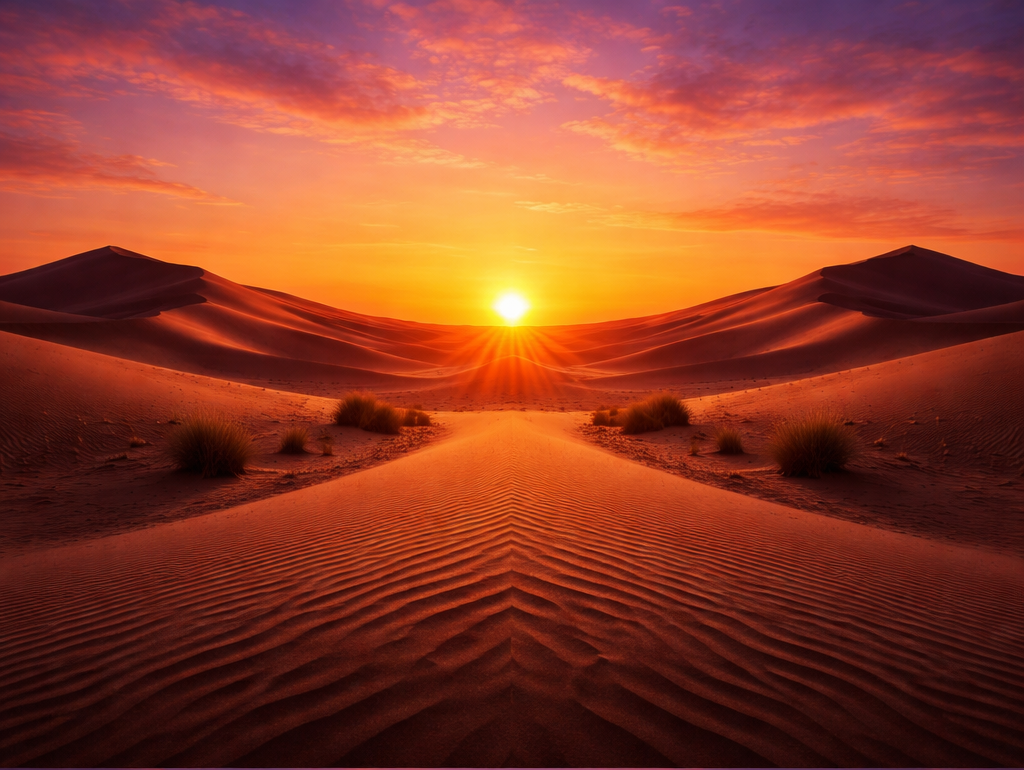
#> input picture Multiresolution Blending/desert.png, 1024 x 770 px; its folder holds 5 pictures in this run
$ python p4_new.py
#> lines starting #> are read from the running program, lines starting #| are printed output that depends on the picture; after the words box and inside, x2 and y2 are one past the last pixel; in counts of white or black regions, pixels touching at a corner belong together
# p4_new.py
import os
import math
import cv2
import numpy as np

# ------------------------------------------------------------
# Always run relative to this script's directory (P4 folder)
# ------------------------------------------------------------
SCRIPT_DIR = os.path.dirname(os.path.abspath(__file__))
os.chdir(SCRIPT_DIR)

print("Script directory (P4):", SCRIPT_DIR)
print("Working directory set to:", os.getcwd())
print("Files here:", os.listdir("."))

# ------------------------------------------------------------
# Helper: load image with optional extensions
# ------------------------------------------------------------
def imread_flexible(stem_or_name: str):
    """
    Try reading:
      - exact name
      - name + .png / .jpg / .jpeg
    Returns BGR uint8 or None.
    """
    candidates = [
        stem_or_name,
        stem_or_name + ".png",
        stem_or_name + ".jpg",
        stem_or_name + ".jpeg",
    ]
    for c in candidates:
        img = cv2.imread(c, cv2.IMREAD_COLOR)
        if img is not None:
            return img, c
    return None, None

def to_float01(img_bgr_uint8: np.ndarray) -> np.ndarray:
    return img_bgr_uint8.astype(np.float32) / 255.0

def to_uint8(img_float01: np.ndarray) -> np.ndarray:
    img = np.clip(img_float01, 0.0, 1.0)
    return (img * 255.0).astype(np.uint8)

def ensure_same_size(img1: np.ndarray, img2: np.ndarray) -> tuple[np.ndarray, np.ndarray]:
    h1, w1 = img1.shape[:2]
    h2, w2 = img2.shape[:2]
    if (h1, w1) != (h2, w2):
        img2 = cv2.resize(img2, (w1, h1), interpolation=cv2.INTER_AREA)
    return img1, img2

def make_lr_mask(h: int, w: int) -> np.ndarray:
    """
    Binary mask:
      left half = 0, right half = 1
    Shape: (h,w,1) float32
    """
    M = np.zeros((h, w), dtype=np.float32)
    M[:, w // 2 :] = 1.0
    return M[..., None]

def mse(a: np.ndarray, b: np.ndarray) -> float:
    return float(np.mean((a - b) ** 2))

def psnr(a: np.ndarray, b: np.ndarray) -> float:
    m = mse(a, b)
    if m <= 1e-12:
        return float("inf")
    return float(10.0 * math.log10(1.0 / m))

# ------------------------------------------------------------
# B) Gaussian / Laplacian pyramids + reconstruction
# ------------------------------------------------------------
def gaussian_pyramid(img: np.ndarray, levels: int) -> list[np.ndarray]:
    G = [img]
    for _ in range(levels):
        img = cv2.pyrDown(img)
        G.append(img)
    return G

def laplacian_pyramid(img: np.ndarray, levels: int) -> list[np.ndarray]:
    """
    Laplacian pyramid: [L0, L1, ..., L_{levels-1}, residual]
    length = levels + 1
    """
    G = gaussian_pyramid(img, levels)
    L = []
    for i in range(levels):
        up = cv2.pyrUp(G[i + 1], dstsize=(G[i].shape[1], G[i].shape[0]))
        L.append(G[i] - up)
    L.append(G[-1])  # residual
    return L

def collapse_laplacian_pyramid(L: list[np.ndarray]) -> np.ndarray:
    img = L[-1]
    for i in range(len(L) - 2, -1, -1):
        img = cv2.pyrUp(img, dstsize=(L[i].shape[1], L[i].shape[0]))
        img = img + L[i]
    return img

def max_pyramid_levels(h: int, w: int, cap: int = 6) -> int:
    """
    Choose a safe number of pyramid levels for this image size.
    """
    levels = 0
    mh, mw = h, w
    while levels < cap and mh >= 4 and mw >= 4:
        mh //= 2
        mw //= 2
        levels += 1
    return max(levels, 1)

# ------------------------------------------------------------
# C/D/E/F) Blending
# ------------------------------------------------------------
def direct_blend(I1: np.ndarray, I2: np.ndarray, M3: np.ndarray) -> np.ndarray:
    return (1.0 - M3) * I1 + M3 * I2

def alpha_blend(I1: np.ndarray, I2: np.ndarray, M1: np.ndarray, sigma: float = 10.0) -> np.ndarray:
    """
    Feathering: blur mask then blend.
    M1 is (h,w,1) float
    """
    M2 = M1[..., 0]
    k = int(max(3, 6 * sigma + 1))
    if k % 2 == 0:
        k += 1
    Mb = cv2.GaussianBlur(M2, (k, k), sigmaX=sigma, sigmaY=sigma)
    Mb = Mb[..., None].astype(np.float32)
    Mb3 = np.repeat(Mb, 3, axis=2)
    return (1.0 - Mb3) * I1 + Mb3 * I2

def multiblend(I1: np.ndarray, I2: np.ndarray, M1: np.ndarray, levels: int) -> np.ndarray:
    """
    Multiresolution blending:
      - Gaussian pyramid of mask
      - Laplacian pyramids of images
      - Blend each level, collapse
    """
    L1 = laplacian_pyramid(I1, levels)
    L2 = laplacian_pyramid(I2, levels)
    GM = gaussian_pyramid(M1, levels)  # mask pyramid

    LS = []
    for k in range(levels + 1):
        Mk = GM[k]

        # --- FIX: ensure mask is always (h,w,1) ---
        if Mk.ndim == 2:
            Mk = Mk[..., None]
        elif Mk.ndim == 3 and Mk.shape[2] != 1:
            Mk = Mk[:, :, :1]

        # Ensure mask matches Laplacian size
        if Mk.shape[:2] != L1[k].shape[:2]:
            Mk = cv2.resize(Mk, (L1[k].shape[1], L1[k].shape[0]), interpolation=cv2.INTER_LINEAR)
            if Mk.ndim == 2:
                Mk = Mk[..., None]

        Mk3 = np.repeat(Mk, 3, axis=2)
        LS.append((1.0 - Mk3) * L1[k] + Mk3 * L2[k])

    return collapse_laplacian_pyramid(LS)


# ------------------------------------------------------------
# Run a pair and save outputs
# ------------------------------------------------------------
def run_pair(name: str, file1: str, file2: str, outdir: str, alpha_sigma: float = 10.0, cap_levels: int = 6):
    I1_u8, used1 = imread_flexible(file1)
    I2_u8, used2 = imread_flexible(file2)

    if I1_u8 is None or I2_u8 is None:
        raise FileNotFoundError(
            f"Could not read images for '{name}'.\n"
            f"Tried '{file1}' and '{file2}' with .png/.jpg/.jpeg in:\n{SCRIPT_DIR}"
        )

    print(f"\n[{name}] loaded: {used1} and {used2}")

    I1 = to_float01(I1_u8)
    I2 = to_float01(I2_u8)
    I1, I2 = ensure_same_size(I1, I2)

    h, w = I1.shape[:2]
    levels = max_pyramid_levels(h, w, cap=cap_levels)

    # (B) Verify reconstruction for both images
    for tag, img in [("img1", I1), ("img2", I2)]:
        L = laplacian_pyramid(img, levels)
        recon = collapse_laplacian_pyramid(L)
        m = mse(img, recon)
        p = psnr(img, recon)
        mx = float(np.max(np.abs(img - recon)))
        print(f"[{name}] recon {tag}: levels={levels}  MSE={m:.8e}  PSNR={p:.2f} dB  max|err|={mx:.8e}")

    # (C) mask
    M1 = make_lr_mask(h, w)                 # (h,w,1)
    M3 = np.repeat(M1, 3, axis=2)           # (h,w,3)

    # (D) direct
    direct = direct_blend(I1, I2, M3)

    # (E) alpha
    alpha = alpha_blend(I1, I2, M1, sigma=alpha_sigma)

    # (F) multires
    blended = multiblend(I1, I2, M1, levels=levels)

    # Save
    os.makedirs(outdir, exist_ok=True)
    cv2.imwrite(os.path.join(outdir, f"{name}_mask.png"), to_uint8(M3))
    cv2.imwrite(os.path.join(outdir, f"{name}_direct.png"), to_uint8(direct))
    cv2.imwrite(os.path.join(outdir, f"{name}_alpha.png"), to_uint8(alpha))
    cv2.imwrite(os.path.join(outdir, f"{name}_multires.png"), to_uint8(blended))

    print(f"[{name}] saved: {name}_mask/direct/alpha/multires.png -> ./{outdir}/")

def main():
    outdir = "outputs"

    # Use stems (works whether your files are "desert" or "desert.png")
    pairs = [
    ("desert_sea", "desert.png", "sea.png"),
    ("cat_dog", "cat_sunset.png", "dog_sunset.png"),
    ("forest_alpine", "forest.png", "alpine.png"),
    ]


    for name, f1, f2 in pairs:
        run_pair(name, f1, f2, outdir=outdir, alpha_sigma=10.0, cap_levels=6)
#> in imread_flexible, img is the input picture: shape (770, 1024, 3); mean B, G, R 41.9, 62, 140.6
#> in run_pair, `I1_u8, used1 = imread_flexible(file1)`: used1 = 'desert.png'
#> call 2 of imread_flexible, with stem_or_name = 'sea.png'
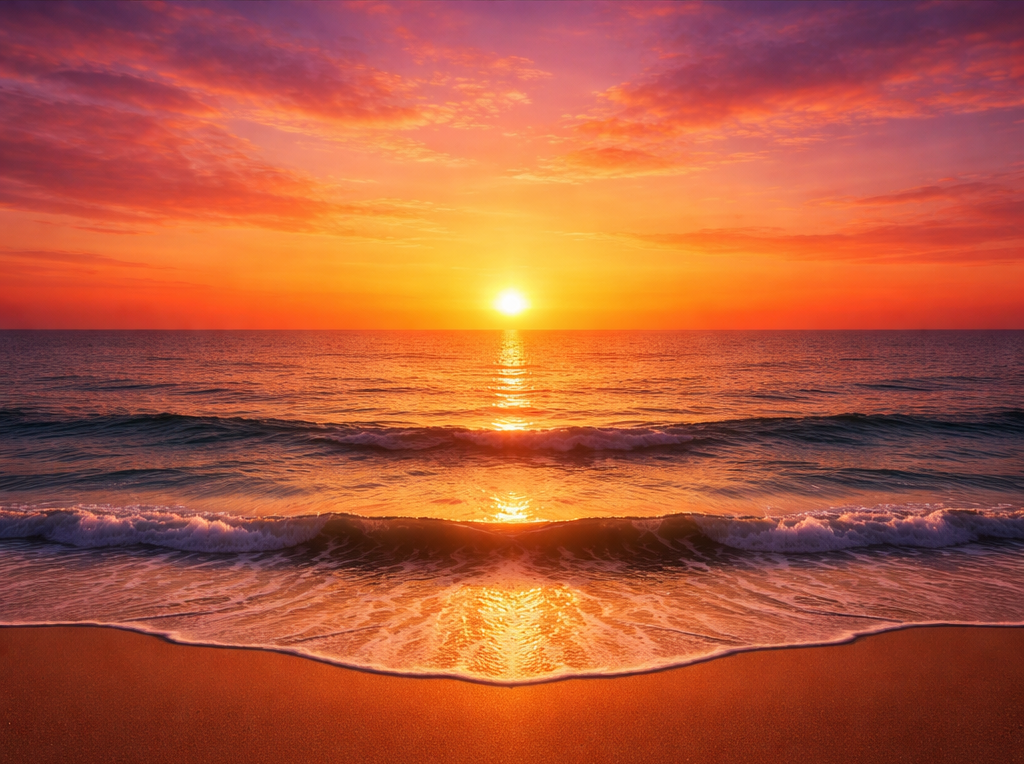
#> input picture Multiresolution Blending/sea.png, 1024 x 764 px
#> in imread_flexible, img is the input picture: shape (764, 1024, 3); mean B, G, R 60.1, 88.7, 176.8
#> in run_pair, `I2_u8, used2 = imread_flexible(file2)`: used2 = 'sea.png'
#| [desert_sea] loaded: desert.png and sea.png
#> the loop in run_pair, `for tag, img in [("img1", I1), ("img2", I2)]:` made 2 passes
#> (tag, p, mx) on passes 1 to 2: ('img1', inf, 8.94e-08), ('img2', inf, 2.98e-08)
#| [desert_sea] recon img1: levels=6  MSE=1.33564673e-19  PSNR=inf dB  max|err|=8.94069672e-08
#| [desert_sea] recon img2: levels=6  MSE=1.29819713e-20  PSNR=inf dB  max|err|=2.98023224e-08
#> in run_pair, `M3 = np.repeat(M1, 3, axis=2)`:
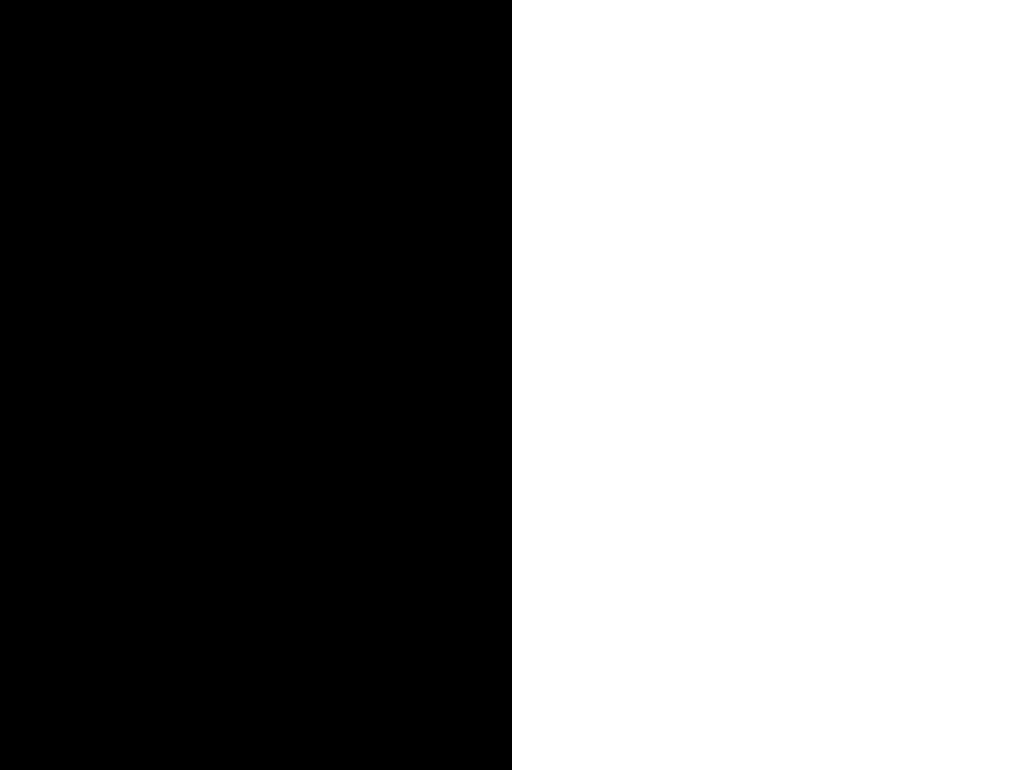
#> M1: shape (770, 1024, 1) float32; values 0 (black) and 1 (white), 50% white; 1 white region, box (x1, y1, x2, y2) and area: (512, 0, 1024, 770) 394240
#> in direct_blend, `return (1.0 - M3) * I1 + M3 * I2`:
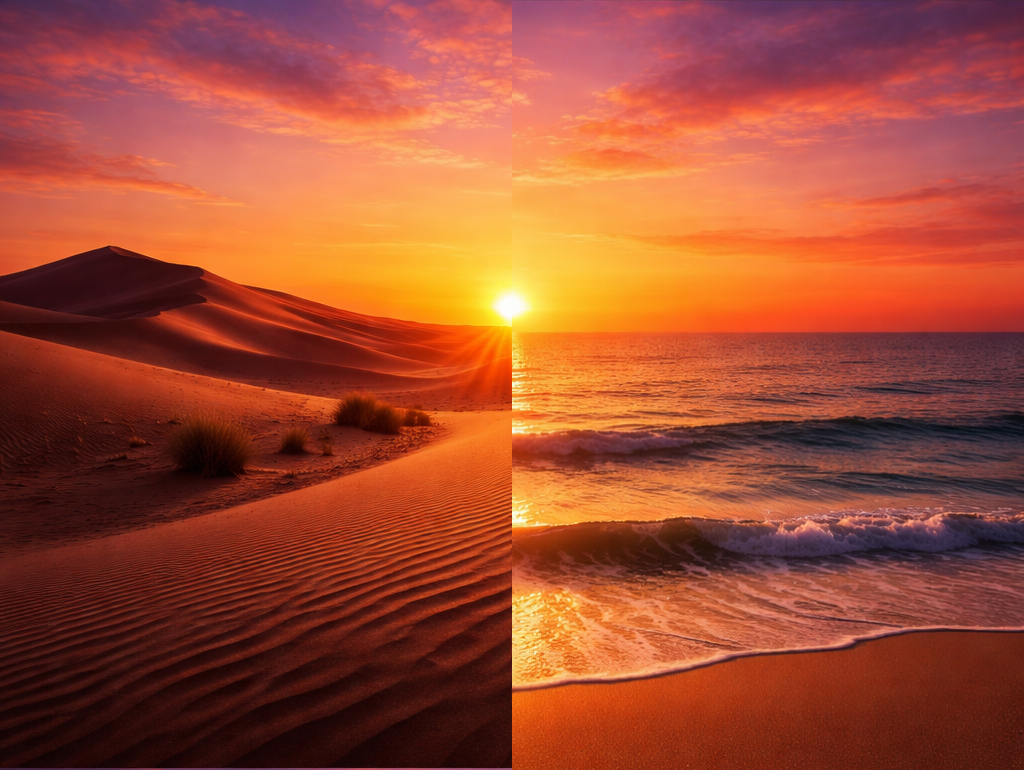
#> returned value: shape (770, 1024, 3) float32; mean of channels 0, 1, 2 0.201, 0.297, 0.624; drawn as B, G, R
#> in alpha_blend, `Mb = cv2.GaussianBlur(M2, (k, k), sigmaX=sigma, sigmaY=sigma)`:
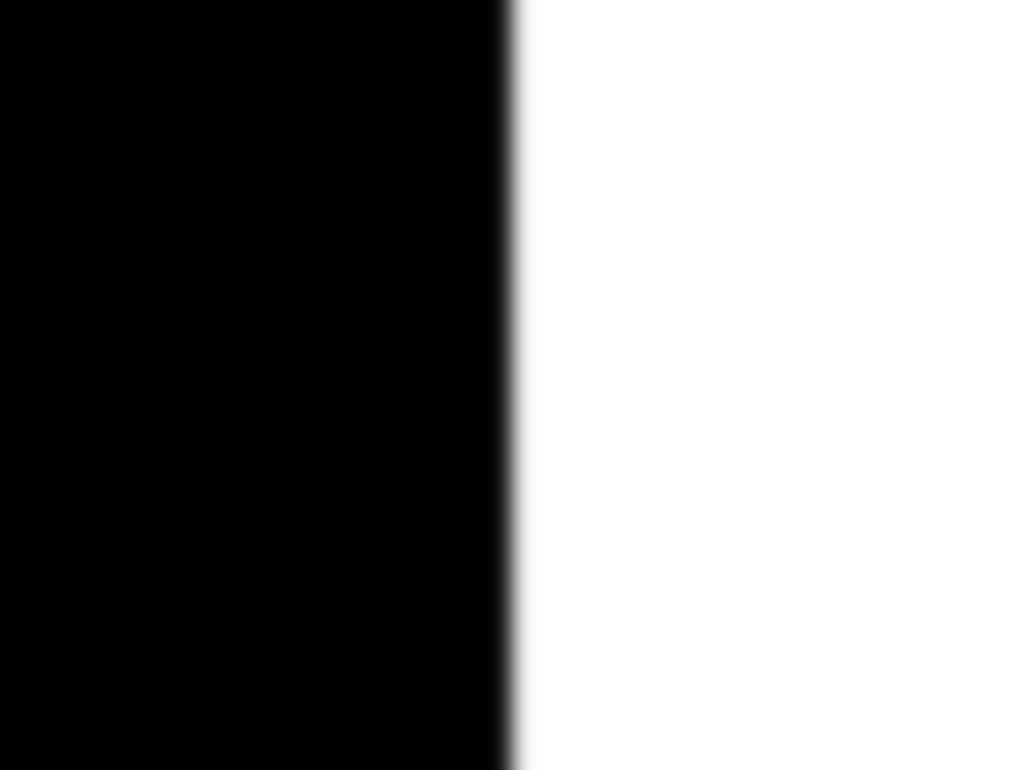
#> Mb: shape (770, 1024) float32; min 0, max 1, mean 0.5
#> in multiblend, `L1 = laplacian_pyramid(I1, levels)`: L1 = 7 items
#> the loop in laplacian_pyramid (call 4), `for i in range(levels):` made 6 passes
#> pass 3, in laplacian_pyramid (call 4), `up = cv2.pyrUp(G[i + 1], dstsize=(G[i].shape[1], G[i].shape[0]))`:
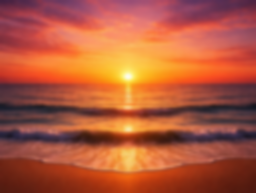
#> up: shape (193, 256, 3) float32; mean of channels 0, 1, 2 0.236, 0.348, 0.693; drawn as B, G, R
#> the loop in collapse_laplacian_pyramid (call 3), `for i in range(len(L) - 2, -1, -1):` made 6 passes
#> i on passes 1, 2, 4, 5, 6: 5, 4, 2, 1, 0
#> pass 1, in collapse_laplacian_pyramid (call 3), `img = img + L[i]`:
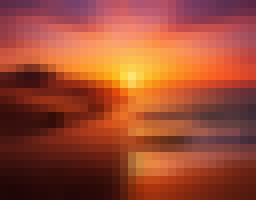
#> img: shape (25, 32, 3) float32 (shown 8 times larger); mean of channels 0, 1, 2 0.2, 0.291, 0.615; drawn as B, G, R
#> after the loop in collapse_laplacian_pyramid (call 3), `for i in range(len(L) - 2, -1, -1):`:
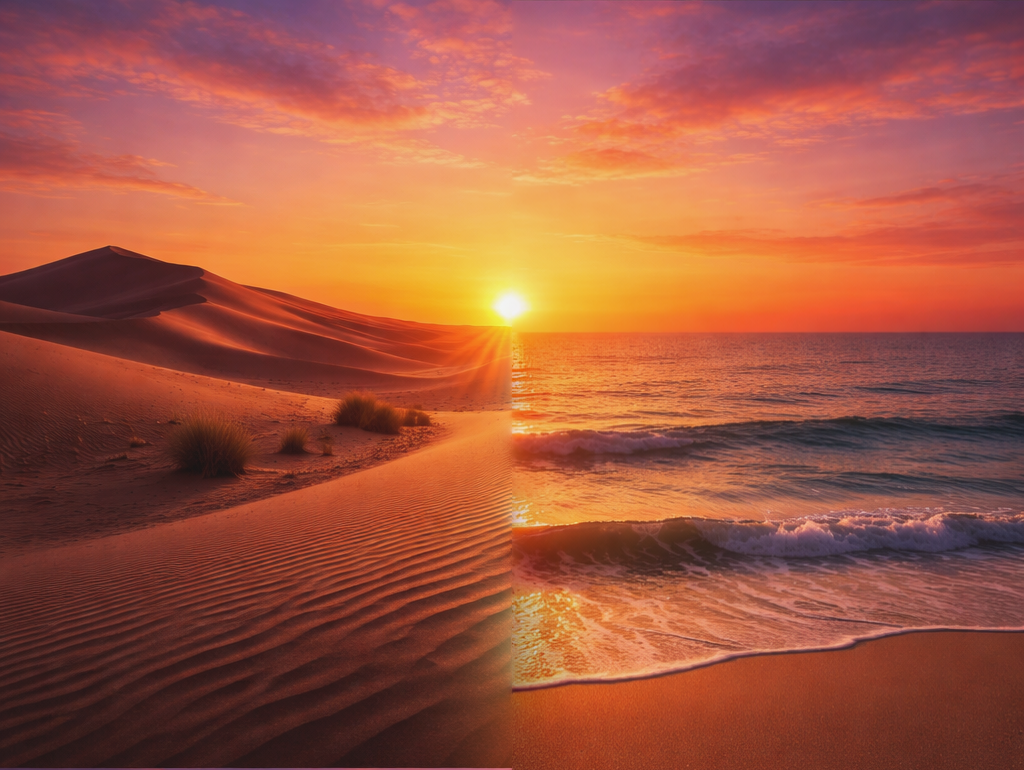
#> img: shape (770, 1024, 3) float32; mean of channels 0, 1, 2 0.201, 0.297, 0.624; drawn with min black and max white
#> pass 2 of the loop in main, `for name, f1, f2 in pairs:`:
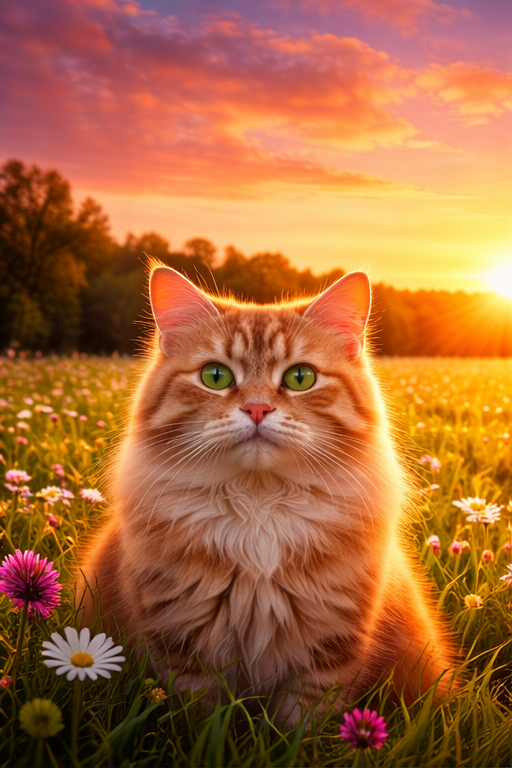
#> input picture Multiresolution Blending/cat_sunset.png, 512 x 768 px
#> in imread_flexible, img is the input picture: shape (768, 512, 3); mean B, G, R 59.5, 104.5, 169.8
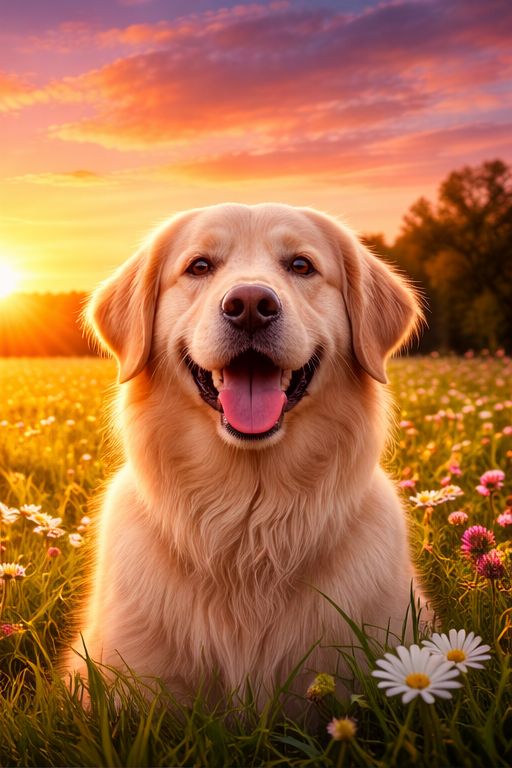
#> input picture Multiresolution Blending/dog_sunset.png, 512 x 768 px
#> in imread_flexible, img is the input picture: shape (768, 512, 3); mean B, G, R 69.1, 109.3, 169.8
#| [cat_dog] loaded: cat_sunset.png and dog_sunset.png
#> the loop in run_pair (call 2), `for tag, img in [("img1", I1), ("img2", I2)]:` made 2 passes
#> (tag, p, mx) on passes 1 to 2: ('img1', inf, 1.19e-07), ('img2', inf, 8.94e-08)
#> (printed output is left out)
#> M1: shape (768, 512, 1) float32; values 0 (black) and 1 (white), 50% white; 1 white region, box (x1, y1, x2, y2) and area: (256, 0, 512, 768) 196608
#> in direct_blend (call 2), `return (1.0 - M3) * I1 + M3 * I2`:
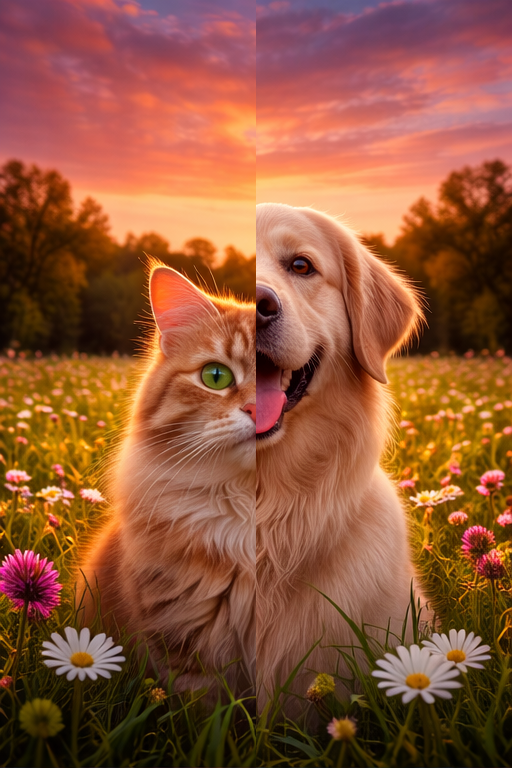
#> returned value: shape (768, 512, 3) float32; mean of channels 0, 1, 2 0.227, 0.339, 0.569; drawn as B, G, R

    print("\nDONE Check the outputs/ folder for results.")

if __name__ == "__main__":
#> (the run stopped early here; a loop or call above may not have finished)
